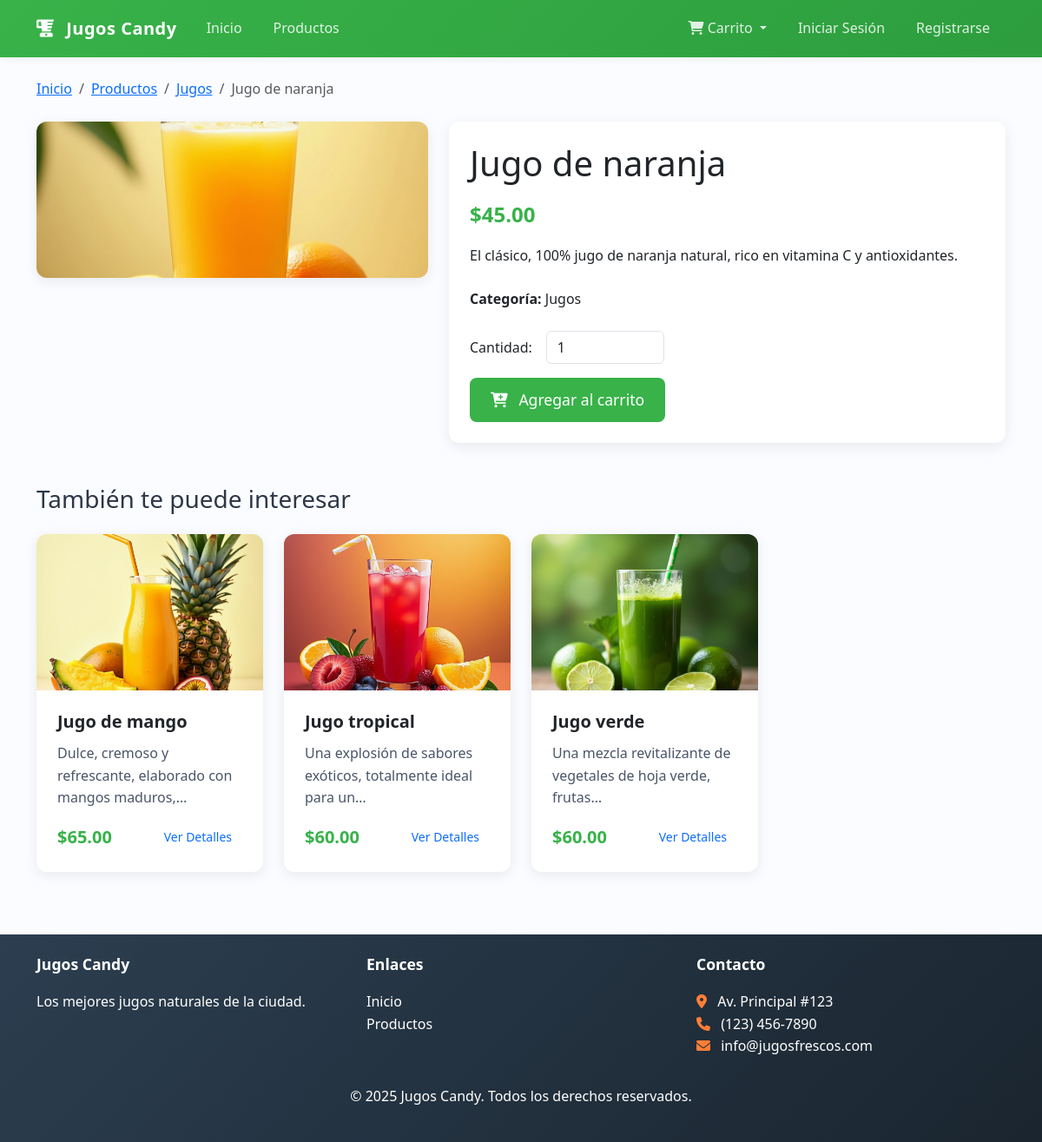
/producto/2/, run on the app's committed database.
### store/models.py (models this page shows, shortened)
class Product(models.Model):
    name = models.CharField(max_length=100, verbose_name="Nombre")
    description = models.TextField(verbose_name="Descripción")
    price = models.DecimalField(max_digits=6, decimal_places=2, verbose_name="Precio")
    image = models.ImageField(upload_to='products/', verbose_name="Imagen", blank=True, null=True)
    category = models.ForeignKey(Category, on_delete=models.CASCADE, verbose_name="Categoría")
    available = models.BooleanField(default=True, verbose_name="Disponible")
    created_at = models.DateTimeField(auto_now_add=True, verbose_name="Fecha de creación")
    updated_at = models.DateTimeField(auto_now=True, verbose_name="Última actualización")
    class Meta:
        verbose_name = "Producto"
        verbose_name_plural = "Productos"
        ordering = ['name']

class Category(models.Model):
    name = models.CharField(max_length=100, verbose_name="Nombre")
    description = models.TextField(blank=True, null=True, verbose_name="Descripción")
    class Meta:
        verbose_name = "Categoría"
        verbose_name_plural = "Categorías"

### store/views.py (the view)
# urls.py: path('producto/<int:product_id>/', views.product_detail, name='product_detail'),
def product_detail(request, product_id):
    product = get_object_or_404(Product, id=product_id, available=True)
    related_products = Product.objects.filter(category=product.category).exclude(id=product_id)[:4]
    context = {
        'product': product,
        'related_products': related_products,
    }
    return render(request, 'store/product_detail.html', context)

### store/context_processors.py (called while the page is built, shortened)
def cart_processor(request):
    cart = request.session.get('cart', {})
    print("Debug - Contenido del carrito:", cart)
    cart_count = sum(item.get('quantity', 0) for item in cart.values())
    print("Debug - Cantidad total en carrito:", cart_count)
    cart_items = []
    cart_total = 0
    try:
        from .models import Product
    except Exception as e:
        print(f"Error en cart_processor: {e}")
    return {
        'cart_count': cart_count,
        'cart_items': cart_items,
        'cart_total': cart_total,
    }

### store/templates/store/product_detail.html (shortened to what this page needs)
{% extends 'store/base.html' %}
{% block content %}
<div class="container">
    <nav aria-label="breadcrumb" class="mb-4">
        <ol class="breadcrumb">
            <li class="breadcrumb-item"><a href="{% url 'store:home' %}">Inicio</a></li>
            <li class="breadcrumb-item"><a href="{% url 'store:product_list' %}">Productos</a></li>
            <li class="breadcrumb-item"><a href="{% url 'store:category_products' product.category.id %}">{{ product.category.name }}</a></li>
            <li class="breadcrumb-item active" aria-current="page">{{ product.name }}</li>
        </ol>
    </nav>
    <div class="row">
        <div class="col-md-5 mb-4">
            <div class="card shadow-sm">
                {% if product.image %}
                <img src="{{ product.image.url }}" class="card-img-top img-fluid" alt="{{ product.name }}">
                {% else %}
                <div class="text-center p-5 bg-light">
                    <i class="fas fa-blender fa-7x text-secondary"></i>
                </div>
                {% endif %}
            </div>
        </div>
        <div class="col-md-7">
            <div class="card shadow-sm">
                <div class="card-body">
                    <h1 class="mb-3">{{ product.name }}</h1>
                    <p class="fs-4 fw-bold text-success mb-3">${{ product.price }}</p>
                    <p class="mb-4">{{ product.description }}</p>
                    <p><strong>Categoría:</strong> {{ product.category.name }}</p>
                    <form method="post" action="{% url 'store:add_to_cart' product.id %}" class="add-to-cart-form mt-4">
                        <div class="row g-3 align-items-center mb-3">
                            <div class="col-auto">
                                <label for="quantity" class="col-form-label">Cantidad:</label>
                            </div>
                            <div class="col-3">
                                <input type="number" id="quantity" name="quantity" class="form-control" value="1" min="1" max="10">
                            </div>
                        </div>
                        <button type="submit" class="btn btn-success btn-lg">
                            <i class="fas fa-cart-plus me-2"></i> Agregar al carrito
                        </button>
                    </form>
                </div>
            </div>
        </div>
    </div>
    {% if related_products %}
    <div class="mt-5">
        <h3 class="mb-4">También te puede interesar</h3>
        <div class="row row-cols-1 row-cols-md-4 g-4">
            {% for related in related_products %}
            <div class="col">
                <div class="card h-100 shadow-sm">
                    {% if related.image %}
                    <img src="{{ related.image.url }}" class="card-img-top" alt="{{ related.name }}">
                    {% else %}
                    <div class="text-center p-3 bg-light">
                        <i class="fas fa-blender fa-3x text-secondary"></i>
                    </div>
                    {% endif %}
                    <div class="card-body">
                        <h5 class="card-title">{{ related.name }}</h5>
                        <p class="card-text">{{ related.description|truncatechars:60 }}</p>
                        <div class="d-flex justify-content-between align-items-center">
                            <span class="fs-5 fw-bold text-success">${{ related.price }}</span>
                            <a href="{% url 'store:product_detail' related.id %}" class="btn btn-sm btn-outline-primary">
                                Ver Detalles
                            </a>
                        </div>
                    </div>
                </div>
            </div>
            {% endfor %}
        </div>
    </div>
    {% endif %}
</div>
{% endblock %}

### store/static/css/main.css (style rules this page uses)
:root { --primary-color: #38b249; --primary-dark: #2d9d3e; --accent-color: #ff7e36; --light-green: #ebf9ed; --success-color: #38b249; --info-color: #3da9fc; --warning-color: #ffb627; --danger-color: #ef4565; --light-color: #f8f9fa; --dark-color: #2d3748; --body-bg: #fafcff; --text-color: #2d3748; --card-shadow: 0 0.25rem 1rem rgba(0, 0, 0, 0.08); --card-radius: 0.75rem; --font-family: 'Poppins', 'Segoe UI', Tahoma, Geneva, Verdana, sans-serif; }
body { font-family: var(--font-family); color: var(--text-color); background-color: var(--body-bg); overflow-x: hidden; line-height: 1.6; }
.btn { border-radius: 0.5rem; padding: 0.5rem 1.25rem; font-weight: 500; transition: all 0.2s ease; text-transform: none; border: none; }
.btn-success { background-color: var(--primary-color); color: white; }
.btn-lg { padding: 0.75rem 1.5rem; font-size: 1.1rem; }
.btn-sm { padding: 0.25rem 0.75rem; font-size: 0.875rem; }
.btn i { margin-right: 0.5rem; }
.card { border: none; border-radius: var(--card-radius); box-shadow: var(--card-shadow); transition: transform 0.2s, box-shadow 0.2s; overflow: hidden; }
.card-body { padding: 1.5rem; }
.card-title { font-weight: 600; margin-bottom: 0.75rem; }
.card-text { color: #4a5568; margin-bottom: 1rem; }
.card-img-top { height: 180px; object-fit: cover; }
.text-success { color: var(--primary-color) !important; }
.fas { transition: all 0.3s; }
.fs-5.fw-bold { font-size: 1.25rem !important; font-weight: 600 !important; }
.shadow-sm { box-shadow: var(--card-shadow) !important; }

### data on the page
Product: category.name "Jugos", name "Jugo de naranja", image (picture), price "45.00", description "El clásico, 100% jugo de naranja natural, rico en vitamina C y antioxidantes."
Product: image (picture), name "Jugo de mango", description "Dulce, cremoso y refrescante, elaborado con mangos maduros,…", price "65.00"
Product: image (picture), name "Jugo tropical", description "Una explosión de sabores exóticos, totalmente ideal para un…", price "60.00"
Product: image (picture), name "Jugo verde", description "Una mezcla revitalizante de vegetales de hoja verde, frutas…", price "60.00"
